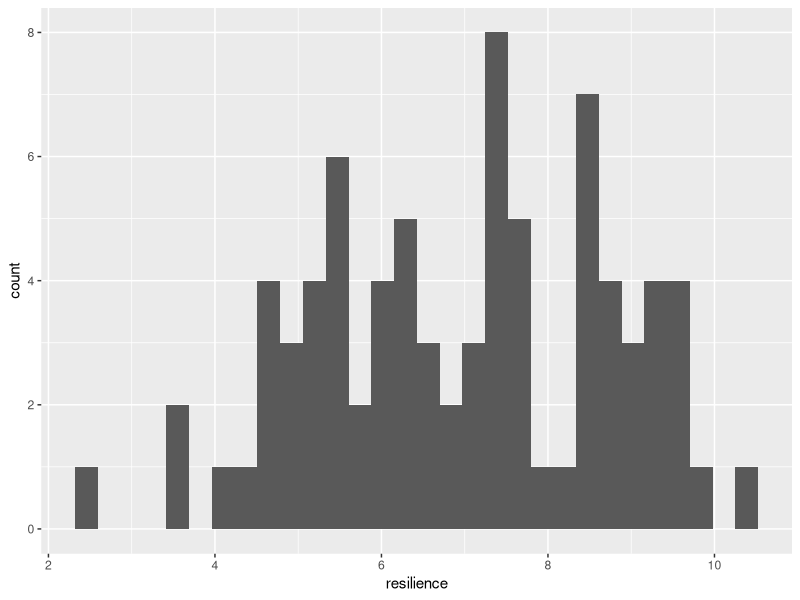
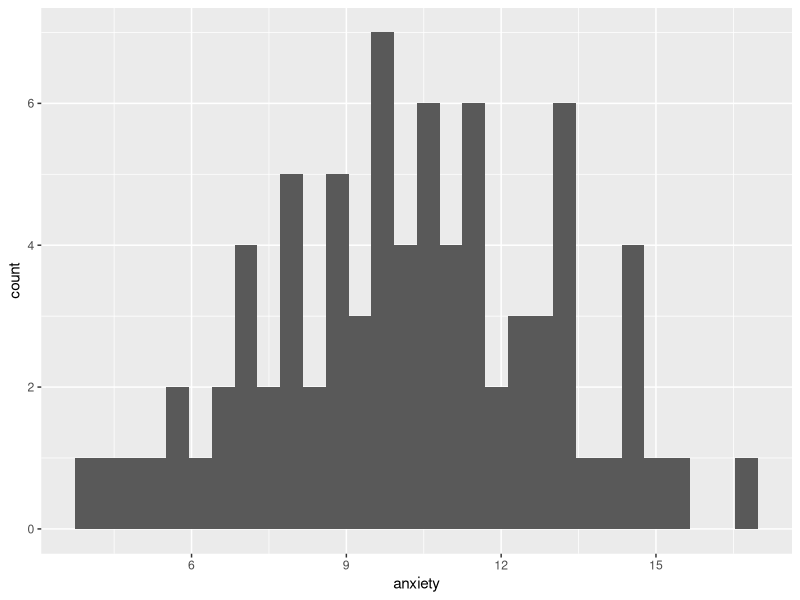
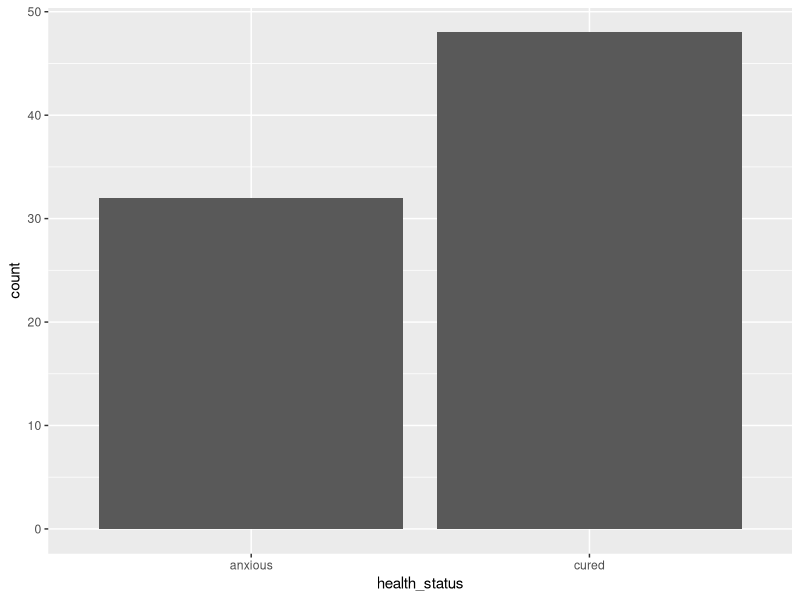
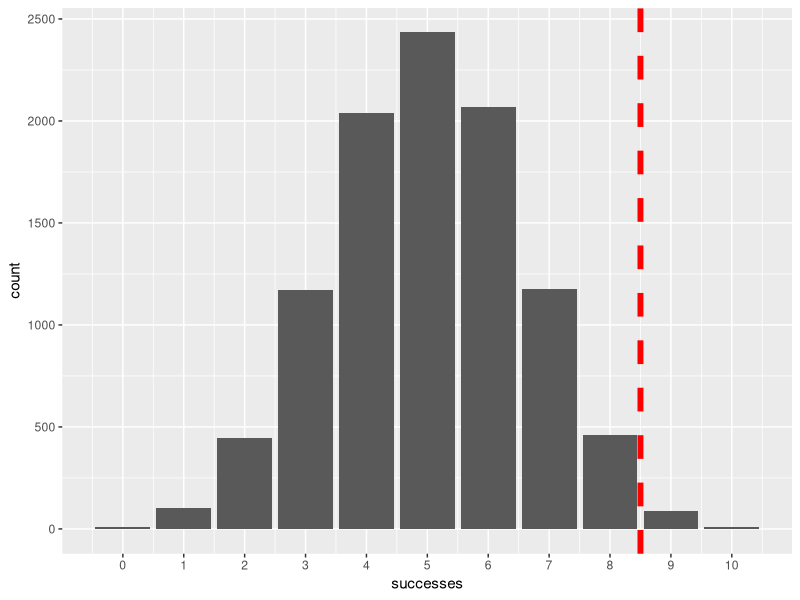
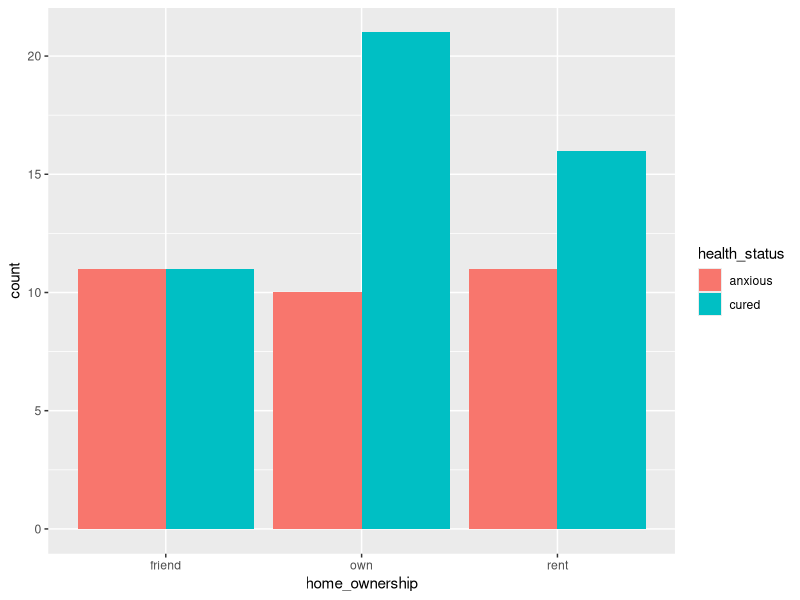
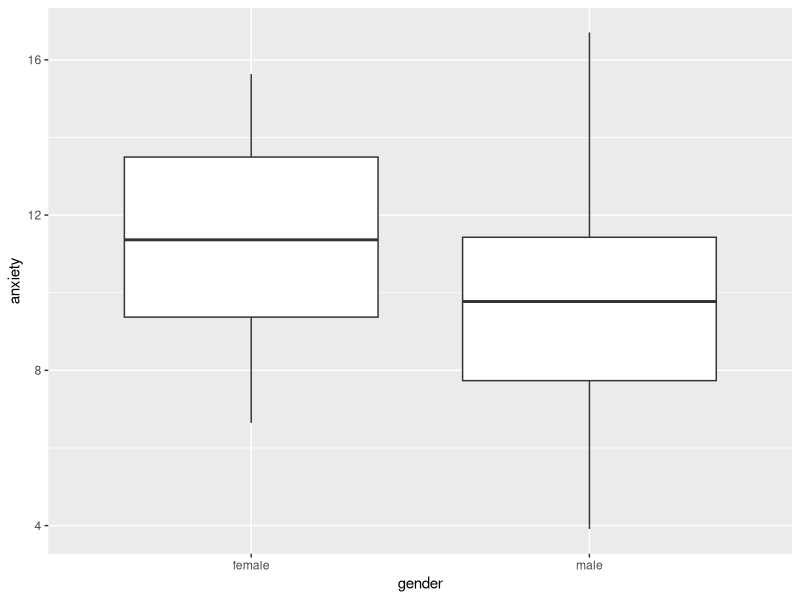
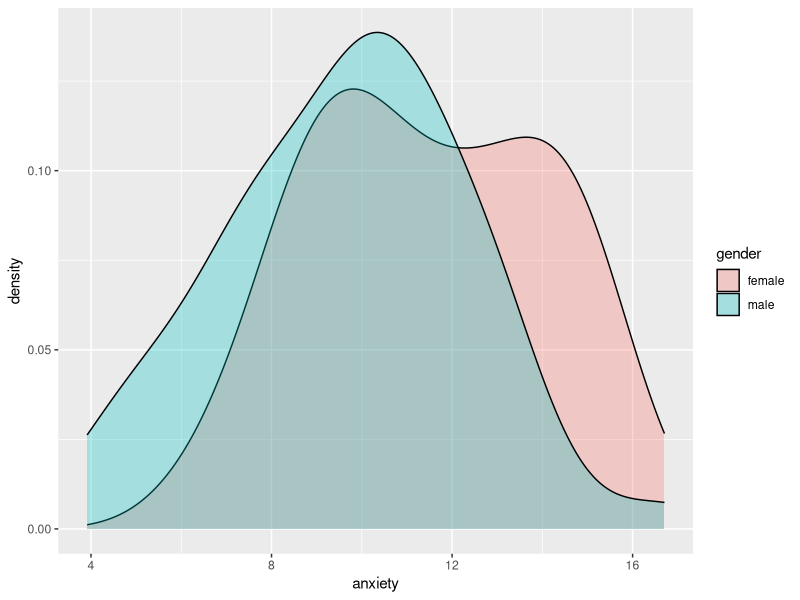
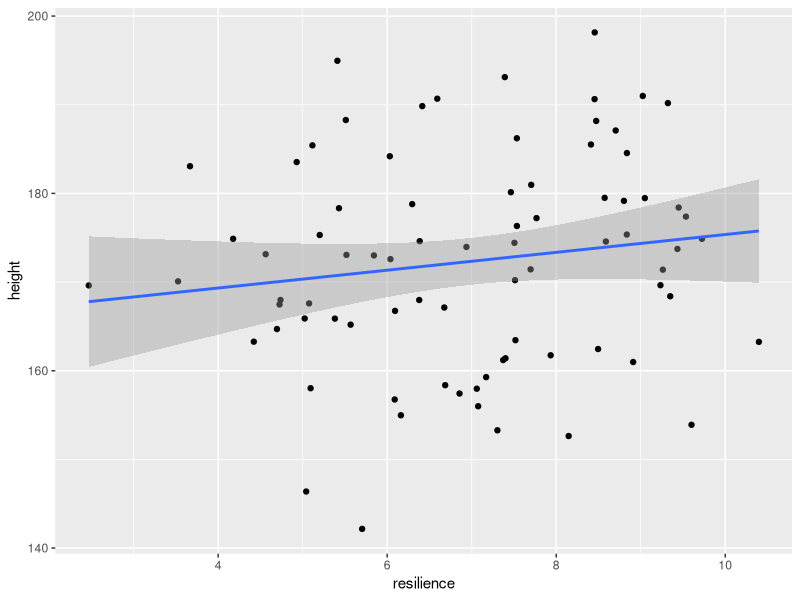

Recreate these plots in R, in order.
# ---	
# title: "Seminar_5"	
# author: "Zoltan Kekecs"	
# date: "9 oktober 2019"	
# output: html_document	
# ---	


	


# # Ket valtozo kapcsolatanak vizsgalata, statisztikai inferencia	

# ## Az ora celja	

# Az ora celja hogy megismerkedjunk a statisztikai inferencia alapjaival ket valtozo kapcsolatanak elemzesen keresztul.	

# ## Package-ek betoltese	


if (!require("tidyverse")) install.packages("tidyverse")	
library(tidyverse) # for dplyr and ggplot2	
# if (!require("MASS")) install.packages("MASS")	
# library(MASS) # for the "survey" dataset	
# if (!require("infer")) install.packages("infer")	
# library(infer) # for statistical inference	


# ## Adatgeneralas az orahoz	

# Az alabbi kod adatokat general a szamunkra. Az adatgeneralashoz hasznlalt kod megertese ezen a szinten meg nem szukseges. 	


n_per_group = 40	
	
base_height_mean = 164	
base_height_sd = 10	
base_anxiety_mean = 18	
base_anxiety_sd = 2	
resilience_mean = 7	
resilience_sd = 2	
	
treatment_effect = - 3	
resilience_effect = - 0.8	
	
gender_bias = 0.7	
gender_effect = - 1	
gender_effect_on_height = 12	
	
	
treatment <- rep(c(1, 0), each = n_per_group)	
set.seed(1)	
	
gender_num <- rbinom(n = n_per_group * 2, size = 1, prob = 0.7)	
gender <- NA	
gender[gender_num == 0] = "female"	
gender[gender_num == 1] = "male"	
	
set.seed(2)	
home_ownership <- sample(c("own", "rent", "friend"), n_per_group * 2, replace = T)	
	
set.seed(3)	
resilience <- rnorm(mean = resilience_mean, sd = resilience_sd, n = n_per_group*2)	
	
set.seed(6)	
anxiety_base <- rnorm(mean = base_anxiety_mean, sd = base_anxiety_sd, n = n_per_group*2)	
anxiety <- anxiety_base + treatment * treatment_effect + resilience * resilience_effect + gender_num * gender_effect	
participant_ID <- paste0("ID_", 1:(n_per_group*2))	
	
set.seed(5)	
height_base <- rnorm(mean = base_height_mean, sd = base_height_sd, n = n_per_group*2)	
height <- height_base + gender_num * gender_effect_on_height	
	
	
group <- rep(NA, n_per_group*2)	
group[treatment == 0] = "control"	
group[treatment == 1] = "treatment"	
	
health_status <- rep(NA, n_per_group*2)	
health_status[anxiety < 11] = "cured"	
health_status[anxiety >= 11] = "anxious"	
	
data <- data.frame(participant_ID)	
data = cbind(data, gender, group, resilience, anxiety, health_status, home_ownership, height)	
data = as_tibble(data)	
	
data = data %>% 	
  mutate(gender = factor(gender))	
	
data = data %>% 	
  mutate(group = factor(group))	
	
data = data %>% 	
  mutate(health_status = factor(health_status))	
	
data = data %>% 	
  mutate(home_ownership = factor(home_ownership))	
	
data	
	
cor(height_base, resilience)	
	



# ## Adatellenorzes	

# Mint mindig, elemzes elott ellenorizzuk, hogy az adattal minden rendben van-e!	

# Lathatjuk, hogy 5 valtozo van az adattablaban. 	

# - participant_ID - reszvevo azonositoja	
# - group - csoporttagsag, ez egy faktor valtozo aminek ket szintje van: "treatment" (kezelt csoport), es "control" (kontrol csoport). A "treatment" csoport kapott kezelest, mig a "control" csoport nem kapott kezelest.	
# - resilience - reziliancia: a nehezsegekkel valo megkuzdes kepessege, ez egy szemlyes kepesseg, olyasmi mint a szemelyisegvonasok	
# - anxiety - szorongas szint	
# - health_status - a klinikai kriteriumok alapjan szorongonak vagy gyogyultnak tekintheto a szemely 	

# Mondjuk hogy az adatok egy randomizalt kontrollalt klinikai kutatas eredmenyeibol szarmaznak, ahol a pszichoterapia hatekonysagat teszteltek. Olyan szemelyeket vontak be a kutatasba, akik egy hurrikan aldozatai voltak, es szorongassal kuszkodtek. A szemelyeknel felmertek a reziliancia szintjet, majd veletlenszeruen osztottak a szemelyeket egy kezelesi vagy egy kontrol csoportba. Ezt kovetoen a kezelesi csoport pszichoterapiat kapott 6 heten keresztul heti egyszer, mig a kontrol csoport nem kapott kezelest. A vizsgalat vegen megmertek a szemelyek szorongasszintjet, es a klinikai kriteriumok alapjan meghataroztak, hogy a szemely gyogyulnak, vagy szorongonak szamit-e.	




data	
	
data %>% 	
  summary()	
	
data %>% 	
  ggplot() +	
    aes(x = resilience) +	
    geom_histogram()	
	
data %>% 	
  ggplot() +	
    aes(x = anxiety) +	
    geom_histogram()	
	
data %>% 	
  ggplot() +	
    aes(x = health_status) +	
    geom_bar()	
	
set.seed(Sys.time())	


# ## Hipotezisek	

# Vizsgaljuk meg kutatasban szereplo valtozok osszefuggeset a hipotezisek menten.	

# Erre eloszor feltaro elemzest hasznalunk.	

# A kutatas hipotezise a kovetkezok voltak:	

# 1. Tobb a ferfi mint a no ebben a klinikai mintaban (**gender** vs. 50%).	
# 2. A pszichoterapiat kapo csoportban a terapia utan kevesebb lesz a klinikai kriteriumok alapjan szorongonak szamito szemely (**health_status** vs. **group**)	
# 3. A terapias csoportban alacsonyabb lesz a szorongas atlaga a kutatas vegere mint a kontrol csoportban (**anxiety** vs. **group**)	
# 4. A reziliancia es a kutatas vegen mert szorongasszint negativ osszefuggest fog mutatni (vagyis aki reziliensebb, annal alacsonyabb szorongasszintet fognak merni a kutatas vegen)  (**anxiety** vs. **resilience**)	


# ## Hipotezisteszteles	

# A statisztikai inferencia, es hipotezis teszteles soran az a celunk, hogy megallapitsuk, letezik-e egy bizonyos hatas vagy kapcsolat. De ezt a **null-hipotezis szignifikancia teszteles (NHST)** soran egy forditott logikaval tesszuk: azt allapitjuk meg, hogy mekkora a valoszinusege hogy az altalunk megfigyelt eredmenyt (vagy annal meg extremebb eredmenyt) kapjunk, amennyiben a null-hipotezis igaz.	

# Egy egyszeru pelda: az a sejtesem, hogy egy penzerme cinkelt, megpedig ugy hogy nagy valoszinuseggel fej legyen az eredmeny amikor feldobjuk. Ebben az esetben a null-hipotezisem az, hogy az erme nem cinkelt, vagyis ugyan akkora a valoszinusege fejet es irast kapni eredmenykent, ha feldobjuk.	

# - H1: cinkelt erme	
# - H0: nem cinkelt erme	

# Tegyuk fel hogy 10-szer feldobjuk az ermet, es 9-szer fejet dobunk. Mekkora a valoszinusege, hogy az erme cinkelt? Ezt nem tudjuk megmondani. Tobbek kozott azert sem mert nem tudjuk, mennyire lehet cinkelve. Viszont azt meg tudjuk mondani, hogy mekkora a valoszinusege, hogy ezt az eredmenyt kapnank, ha az erme **NINCS** cinkelve.	

# Annak a valoszinusege, hogy legalabb 9-szer (vagy tobbszor) fejet dobok 10 dobasbol egy nem cinkelt ermevel, p = 0.0107 (nagyjabol 1%). 	


	
probability_of_heads_if_H0_is_true <- 0.5	
	
heads <- 9	
total_flips <- 10	
probability_of_result = 1-pbinom(heads-1, total_flips, probability_of_heads_if_H0_is_true)	
	
probability_of_result	



# Ez a valoszinuseg maskepp leforditva azt jelenti, hogy ha ugyan ezt a kiserletet 100 szor megismetelnenk (mindegyikben 10 dobassal), akkor a 100 kiserletbol csak atlagosan 1-szer varnanak, hogy 9 vagy tobb fejet kapjunk. 	

# Ezt le is ellenorizhetjuk, ha randomizalunk mondjuk 10.000 hasonlo kiserletet az rbinom() funkcioval. Az abran lathato hogy csak a kiserletek igen kis szazalekaban kaptunk 9 vagy tobb "sikert". 	


successes = rbinom(n = 10000, size = 10, prob = 0.5)	
random_flips = data.frame(successes)	
	
library(ggplot2)	
	
ggplot(data = random_flips) +	
  aes(x = successes) +	
  geom_bar()+	
  scale_x_continuous(breaks = 0:10)+	
  geom_vline(xintercept = 8.5, col = "red", linetype = "dashed", size = 2)	
	
	


# Vagyis ez egy eleg meglepo (bar nem lehetetlen) eredmeny, ha az erme nem lenne cinkelve. Amikor NHST-t csinalunk, ez alapjan hozzuk meg a dontesunket arrol, hogy **elvetjuk-e** a null-hipotezist, vagy, kello bizonyitek hijan **megtartjuk** azt.	

# A pszichologiaban altalaban **p < 0.5** hatarerteket hasznalunk a donteshozasban, vagyis ha egy olyan meglepo eredmenyt figyelunk meg, aminek a valoszinusege kisebb mint 5% ha a null-hipotezis igaz, akkor elvetjuk a null-hipotezist. Vagyis a fenti eredmeny eseten elvethetnek a hull-hipotezist, mert a megfigyelt eredmeny vagy annal extremebb eredmeny valosinusege 1% (p = 0.01), ami kisebb mint 5% (p < 0.05).	


# ## Statisztikai tesztek	

# A megfigyeles valoszinuseget a null-hipotezis helyesseget feltetelezve altalaban egy statisztikai teszt mondja meg nekunk. Ezen az oran negy statisztikai tesztet fogunk megismerni.	

# - binomialis teszt	
# - khi-negyzet teszt	
# - korrelacios teszt	
# - t-teszt	

# ### binomialis teszt	

# A fenti hipotezist pl. tesztelhetjuk a **binomialis teszttel**, aminek R-ben binom.test() a funkcioja. Az x helyere a megfigyelt "celmegfigyelesek" vagy "sikerek" szamat (a mi esetunkben a fejek szamat), az n helyere az osszes megfigyeles szamat, a p helyere pedig a null-hipotezes helyesseget feltetelezve a "celmegfigyelesek" eleresenek valoszinuseget kell beirni. Ezt valoszinusegkent kell megadni, ami 0 es 1 kozotti szam (0 = 0% esely, 1 = 100% esely)	


	
binom.test(x = heads, n = total_flips, p = probability_of_heads_if_H0_is_true, alternative = "greater")	
	


# Ennek a tesztnek az eredmenye a kovetkezot mutat:	

# - p-value: p-ertek, annak a valoszinusege, hogy az altalunk megfigyelt, vagy extremebb eredmenyt kapunk, feltetelezve hogy a null-hipotezis helyes. Altalaban ha ez az ertek 0.05 alatti, akkor elvetjuk a null-hipotezist.	
# - alternative hypothesis: Itt irja le, hogy mi volt a H1, ami a mi esetunkben az volt, hogy a fej valoszinusege nagyobb mint 0.5 (50%). Ez egyben azt is jelenti, hogy a null-hipotezisunk az volt, hogy a fej valoszinusege 0.5 VAGY KISEBB.	
# - 95 percent confidence interval (vagy roviden 95% CI): a 95%-os konfidencia intervallum. Ez azt jelenti, hogy ha a kiserletet sokszor megismeteljuk es ugyan igy kiszamoljuk a konfidencia intervallumot minden kiserletnel, az igy kapott konfidencia intervallumok 95%-a tartalmazni fogja a valos hatasmeretet (ami a mi esetunkben a "siker" valoszinusege). Fontos, hogy nem tudjuk, hogy a mi kiserletunkban a konfidencia intervallum tartalmazza-e a valos hatasmeretet.	
# - sample estimates: A "siker" ("celmegfigyeles", a mi esetunkben a fej) valoszinusegenek becsult merteke a populacioban a megfigyelt valoszinuseg alapjan. Ez egy pontbecsles, ami mindig megegyezik a megfigyelt valoszinuseggel.	


# Arrol hogy az eredmenyt hogy irhatjuk le, lasd az orai anyag pdf valtozatat

# *________________________________*	

# *Gyakorlas*	

# Teszteld a hipotezist, hogy "Tobb a ferfi mint a no ebben a klinikai mintaban" (**gender** valtozo)	

# - Ezt ugyan ugy teheted meg, mint a fenti peldaban, hiszen a null-hipotezis az, hogy a ferfiak ("male") elvart valoszinusege 50% vagy kevesebb (p = 0.5). Szoval a ferfiak ekvivalensek a "fejekkel" a penzfeldobasos peldaban.	
# - Meg kell hataroznod a ferfiak szamat a mintaban, es a teljes mintaelemszamot, hogy ki todd tolteni a binom.test() fuggveny parametereit.	
# - Ez utan vegezd el a tesztet	
# - Es ird le a fentiek szerint az eredmenyeket.	


# *________________________________*	


# ## Ket kategorikus valtozo kapcsolata: Khi-negyzet proba (Chi-squared test)	

# A Khi-negyzet proba ket kategorikus valtozo kapcsolatat hivatott megvizsgalni.	

# Peldaul megvizsgalhatjuk, hogy van-e kapcsolat abban, hogy a szemelyek lakhatasi helyzete (**home_ownership**) es a kozott, hogy a kutatas vegen az egyes szemelyek meggyogyultak-e (**health_status**).	

# Eloszor feltaro elemzest vegzunk:	

# - tablazatot rajzolunk a ket valtozo kapcsolatarol	
# - abrat keszitunk (pl. geom_bar)	


	
table(data$home_ownership, data$health_status)	
	
data %>% 	
  ggplot() +	
    aes(x = home_ownership, fill = health_status) +	
    geom_bar(position = "dodge")	
	


# Ez utan elvegezzuk a Khi-negyzet probat. Ehhez eloszor keszitenunk kell egy tablazatot a ket valtozo kapcsolatarol, amit egy uj objektumban elmentunk.	

# A Khi-negyzet proba azt a null-hipotezist teszteli, hogy a csoportokban ugyan olyan a masik kategorikus valtozo eloszlasa (vagyis a mi esetunkben a null hipotezis hogy ugyan olyan aranyban gyogyulnak meg akik baratnal laknak, akiknak sajat lakasuk van, es akik berlik a lakast).	


	
ownership_health_status_table = table(data$home_ownership, data$health_status)	
ownership_health_status_table	
	
chisq.test(ownership_health_status_table)	
	


# Arrol hogy az eredmenyt hogy irhatjuk le, lasd az orai anyag pdf valtozatat




# *________________________________*	

# *Gyakorlas*	

# Teszteld a 2. hipotezist, hogy "A pszichoterapiat kapo csoportban a terapia utan kevesebb lesz a klinikai kriteriumok alapjan szorongonak szamito szemely" (**health_status** vs. **group**)	

# - Ezt ugyan ugy teheted meg, mint a fenti peldaban, hiszen a null-hipotezis az, hogy nincs kulonbseg a csoporttagsag szerint (treatment vs. control) abban hogy milyen aranyban gyogyultak meg a kutatas vegere.	
# - Eloszor vegezzunk egy feltaro elemzest egy tablazattal a ket valtozo kapcsolatarol a table() funkcioval es egy abraval (mondjuk geom_bar() hasznalataval) 	
# - A tablazatot mentsd el egy uj objektumba	
# - Ez utan vegezd el a tesztet, chisq.test()	
# - Es ird le a fentiek szerint az eredmenyeket.	


# *________________________________*	


# ## Egy numerikus valtozo atlaganak kolunbsege csoportok kozott: anova es t-teszt	

# Tesztelhetjuk peldaul, hogy van-e kulonbseg a nemek kozott (**gender**) a kutatas vegen mert szorongas szintjeben (**anxiety**).	

# Eloszor szokas szerint feltaro elemzest vegzunk atlagok csoportonkenti osszehasonlitasaval es abraval. Erre pl. remek a geom_boxplot() es a geom_density()	


	
summary = data %>% 	
  group_by(gender) %>% 	
    summarize(mean = mean(anxiety), sd = sd(anxiety))	
summary	
	
data %>% 	
  ggplot() +	
    aes(x = gender, y = anxiety) +	
    geom_boxplot()	
	
data %>% 	
  ggplot() +	
    aes(x = anxiety, fill = gender) +	
    geom_density(alpha = 0.3)	
	
	


# Lathatjuk a feltaro elemzes alapjan, hogy a nok szorongasszintje nagyobb valamivel mint a ferfiake atlagosan. Most nezzuk meg, ez a kulonbseg statisztikailag szignifikans-e.	

# Arra, hogy meghatarozzuk van-e kulonbseg ket csoport kozott valamilyen numerikus valtozo atlagaban, hasznalhatjuk a t-tesztet, t.test().	


	
t_test_results = t.test(anxiety ~ gender, data = data)	
t_test_results	
	
mean_dif = summary %>% 	
    summarize(mean_dif = mean[1] - mean[2])	
mean_dif	
	


# Arrol hogy az eredmenyt hogy irhatjuk le, lasd az orai anyag pdf valtozatat

# Ha egy kategorikus valtozon belul tobb csoportunk is van, hasznalhatjuk az egyszempontos ANOVA-t (one-way ANOVA) az aov() funkcioval a t.test() helyett. A formula amit be kell irni ugyan ugy nez ki, mint a t-teszt eseten.	

# Mondjuk alabb azt teszteljuk hogy van-e kulonbseg a lakhatasi helyzet csoportjai kozott a szorongasszintben. Itt valojaban azt teszteljuk, hogy paronkent akarmelyik csoport kozott van-e szignifikans kulonsbeg.	


	
ANOVA_result = aov(anxiety ~ home_ownership, data = data)	
summary(ANOVA_result)	
	


# Arrol hogy az eredmenyt hogy irhatjuk le, lasd az orai anyag pdf valtozatat

# Alabb lathato, hogyan produkalnank a megfelelo tablazatot a szorongas atlagaval home_ownership csoportok szerint.	


	
summary_home_ownership_vs_anxiety = data %>% 	
  group_by(home_ownership) %>% 	
    summarize(mean = mean(anxiety), sd = sd(anxiety))	
summary_home_ownership_vs_anxiety	


# ### Egyoldalu vs. ketoldalu tesztek	

# Fontos, hogy ha van elozetes elkepzelesunk a hipotezisalkotaskor arrol, hogy milyen iranyu lesz a hatas, akkor egy-oldalu (one-sided) tesztet kell hasznalnunk az alapertelmezett ket-oldalu teszt helyett.	

# Peldaul tegyuk fel hogy amikor a hipotezisunket meghataroztuk (idealis esetben ez meg az adatgyujtes elott megtortenik), ugy gondoltuk, hogy a noknek magasabb lesz a szorongasszintjuk, mint a ferfiaknak. Ezt az alternative = "greater" parameterrel hatarozhatjuk meg.	

# Ha osszehasonlitjuk ezt az eredmenyt a korabbi t-teszt eredmenyevel, eszrevehetjuk hogy minden szam valtozatlan maradt, kiveve a p-erteket, ami pontosan felere csokkent, es a 95%-os konfidencia intervallumot, aminek a felso hatara most egy vegtelen nagy szam (inf).	

# A p-ertek azert felezodott meg, mert azzal, hogy meghataroztuk, melyik iranyban fog a ket csoport kulonbozni egymastol fele akkora lett az eselye hogy a most megfigyelt, vagy annal nagyobb kulonbseget kapunk a null-hipotezis helyesseget feltetelezve. Vagyis amikor tudjuk, milyen iranyu hatast varunk el, mindig erdemes egy-oldalu tesztet alkalmazni, mert ezzel no a statisztikai eronk.	

# Az egyoldalu tesztek eseten amikor az a hipotezisunk, hogy a referencia-csoport atlaga magasabb lesz, (alternative = "greater"), akkor a konfidencia intervallumnak csak az also hatarat szamoljuk ki. Ezert irja a teszt eredmenye hogy a 95% CI 1.11, Inf, vagyis felfele a vegtelesegig tart a konfidencia intervallum.	


	
t_test_results_one_sided = t.test(anxiety ~ gender, data = data, alternative = "greater")	
t_test_results_one_sided	
	


# Arrol hogy az eredmenyt hogy irhatjuk le, lasd az orai anyag pdf valtozatat


# Nezzuk meg, mi tortenne, ha azt tippeltuk volna a hipotezisalkotaskor, hogy a noknek alacosnyabb lesz a szorongasszintjuk. Ezt ugy hatarozhatjuk meg, hogy a t.test() funkcioban alternative = "less" parametert allitunk be.	

# A p-ertek itt majdnem eleri az 1-et, vagyis nagyon nagy a valoszinusege, hogy a null-hipotezis helyesseget feltetelezve ilyen, vagy ennel extremebb kulonbseget figyelunk meg. Nem is csoda, hiszen a null hipotezisunk itt az hogy a nok szorongasanak atlaga nem fog kulonbozni, vagy nagyobb lesz mint a ferfiake, es azt tapasztaltuk, hogy valoban nagyobb volt, vagyis a megfigyeles egyaltalan nem segit abban, hogy elutasitsuk a null-hipotezist. 	



	
t_test_results_one_sided = t.test(anxiety ~ gender, data = data, alternative = "less")	
t_test_results_one_sided	
	


# Azt is erdemes megjegyezni, hogy a "greater" es a "less" minding a kategorikus valtozo referencia-szintjere vonatkozik. Ha ezt nem allitottuk be maskepp, pl. a factor (levels = ) funkcioval, akkor a referencia-szint az ABC sorrendben elorebb levo szint lesz. A fenti esetben a ket szint a "female" es a "male", amik kozul a "female" jon elobb ABC sorrendben. Ha azt tippeltuk volna, hogy az lenne a hipotezisunk, hogy a ferfiak ("male") szorongasszintje lesz magasabb, akkor alternative = "less"-t kellene beallitanunk, mert ezzel egyben azt tippeljuk, hogy a referenciaszint ("felame") atalaga lesz az alacsonyabb. Vagy at kellene allitani a referenciaszintet. 	



# *________________________________*	

# *Gyakorlas*	

# Teszteld a 3. hipotezist, hogy "A terapias csoportban alacsonyabb lesz a szorongas atlaga a kutatas vegere mint a kontrol csoportban" (**anxiety** vs. **group**)	

# - Eloszor vegezzunk egy feltaro elemzest egy tablazattal a ket valtozo kapcsolatarol a summarize(mean(), sd()) funkciokkal, es keszitsunk abrat, mondjuk geom_boxplot() segitsegevel.	
# - egy- vagy ketoldalu tesztet kell alkalmaznunk? (gondolj arra, hogy a hipotezisunkben megjosoljuk-e a hatas vagy kulonbseg iranyat vagy sem)	
# - Mi a null-hipotezis ebben az esetben?	
# - Melyik tesztet erdemes hasznalni, az egyvaltozos ANOVA-t, vagy a t-tesztet? (gondolj arra, hogy hany csoport (szint) van a kategorikus valtozon belul)	
# - Ez utan vegezd el a tesztet	
# - Es ird le a fentiek szerint az eredmenyeket.	


# *________________________________*	

# ## Ket numerikus valtozo kozotti kapcsolat, korrelacio, cor.test()	

# Vizsgaljuk meg, van-e egyuttjaras a reziliencia (**resilience**) es a magassag (**height**) kozott.	

# Eloszor vegezzunk feltaro elemzest a korrelacios egyutthato kiszamitasaval, es egy pontdiagrammal. Hasznaljunk geom_point() es geom_smooth() geomokat egyszerre, es hasznaljuk az "lm" modszert a trendvonal megrajzolasara.	


	
data %>% 	
  select(resilience, height) %>% 	
    cor()	
	
data %>% 	
  ggplot() +	
    aes(x = resilience, y = height) +	
      geom_point() +	
      geom_smooth(method = "lm")	
	


# A ket valtozo fuggetlennek tunik egymastol a feltaro elemzes alapjan, de elkepzelheto, hogy a hatas, barmilyen kicsit is, megis statisztikailag szignifikans, szoval vegezzuk el a statisztikai tesztet is.	

# Ezt a pearson korrelacios teszt segitsegevel tehetjuk meg, cor.test() a kovetkezo keppen:	


	
correlation_result = cor.test(resilience, height, data = data)	
correlation_result	
	


# Arrol hogy az eredmenyt hogy irhatjuk le, lasd az orai anyag pdf valtozatat

# Hasonloan a t-teszthez, a korrelacios teszt eseteben is erdemes egyoldalu tesztet hasznalni amikor a hipotezisunk megmondja a kapcsolat iranyat is, nem csak azt, hogy van kapcsolat a ket valtozo kozott.	

# Peldaul feltetelezzuk, hogy a ket valtozo kozotti kapcsolat pozitiv lesz. Vagyis egy ember minel magasabb, annal magasabb a rezilienciaja. Ezt ugy adhatjuk meg a statisztikai teszt specifikaciojakor, hogy a formulahoz hozzatesszuk az alternative = "greater" parametert. Ha az eredmenyt osszehasonlitjuk az elozo korrelacios teszt eredmenyevel, lathatjuk, hogy a p-ertek is megvalozott. A konfidencia intervallumnak itt is csak az also hatara erdekes, a felso hatara a leeheto legmagasabb erteket veszi fel ilyenkor, ami a korrelacional 1.	


	
correlation_result_greater = cor.test(resilience, height, data = data, alternative = "greater")	
correlation_result_greater	
	




# *________________________________*	

# *Gyakorlas*	

# Teszteld a 4. hipotezist, hogy "A reziliancia es a kutatas vegen mert szorongasszint negativ osszefuggest fog mutatni (vagyis aki reziliensebb, annal alacsonyabb szorongasszintet fognak merni a kutatas vegen)" (**anxiety** vs. **resilience**)	

# - Eloszor vegezzunk egy feltaro elemzest a korrelacios egyutthato meghatarozasaval es egy pontdiagrammal a ket valtozo kapcsolatarol.	
# - egy- vagy ketoldalu tesztet kell alkalmaznunk? (gondolj arra, hogy a hipotezisunkben megjosoljuk-e a hatas vagy kulonbseg iranyat vagy sem)	
# - Mi a null-hipotezis ebben az esetben?	
# - Ez utan vegezd el a tesztet	
# - Es ird le a fentiek szerint az eredmenyeket.	


# *________________________________*	


# ### A statisztikai tesztek eredmenyenek kozleserol altalaban	

# A statisztikai tesztek eredmenyenek kozlese soran a kovetkezo informaciokat szoktuk megadni altalanossagban. Ez tesztrol tesztre valtozhat, de az alabbiak kozul minel tobb informaciot megadnunk, annal jobb.	

# - az eredmeny szoveges leirasa	
# - teszt-statisztika	
# - szabadsagfok (ez egyszeru teszteknel altalaban az elemszammal is megadhato)	
# - p-ertek	
# - hatas merteke (parameterbecsles)	
# - hatasmertek 95%-os konfidencia intervalluma	

